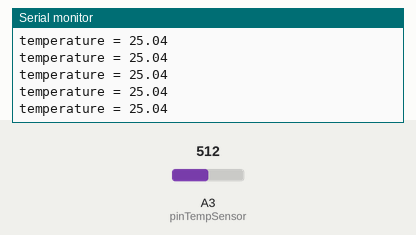
Simulated run of this sketch. Board: Arduino Uno, built with avr-gcc and run on an emulated ATmega328P. Parts: the last lines printed to the serial monitor. Inputs (shaded band) come from the test bench; at power-on: A3 (pinTempSensor) = 512.

Above: at 1.2 s.
1.3 s: A3 (pinTempSensor) set to 716
At 1.32 s:
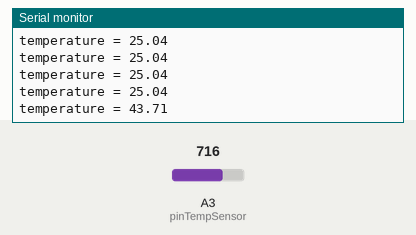
2.8 s: A3 (pinTempSensor) set to 900
At 2.83 s:
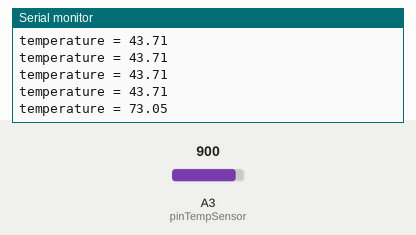
Timing chart, 0 to 5.8 s (numbered marks = the images above; inputs shaded):
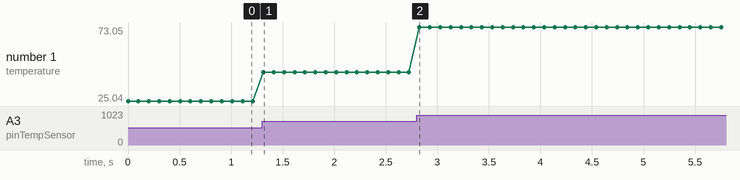

The sketch:

Programe_p9.ino
```cpp
// Demo code for Grove - Temperature Sensor V1.1/1.2
// Loovee @ 2015-8-26
//guillaume de Belinay
//ENSAM 10-2017

#include <math.h>

const int B = 4275;               // B value of the thermistor
const int R0 = 100000;            // R0 = 100k
const int pinTempSensor = A3;     // Grove - Temperature Sensor connect to A3

void setup()
{
    Serial.begin(9600);           // permet de comuniquer avec le moniteur serie
}

void loop()
{
    int a = analogRead(pinTempSensor);  //assigne la valeur de pinTempSensor a a


    float R = 1023.0/a-1.0;
    R = R0*R;

    float temperature = 1.0/(log(R/R0)/B+1/298.15)-273.15;
    /*
 * Fait le calcul pour deduire la temperature a partir de la variation de la termistense,
 * grace au pont diviseur de tenssion
 */

    Serial.print("temperature = ");       //affiche sur le moniteur "temperature ="
    Serial.println(temperature);          //affiche sur le moniteur "la valeur de la temperature"

    delay(100);                          //laisse attendre 0.1 seconde
}
```

Measured:
- after the input at 1.3 s, the serial monitor: prints a new line at once (image 1)
- after the input at 2.8 s, the serial monitor: prints a new line at once (image 2)
- plotted number 1: 25.04 → 43.71 after the input at 1.3 s, 43.71 → 73.05 after the input at 2.8 s
